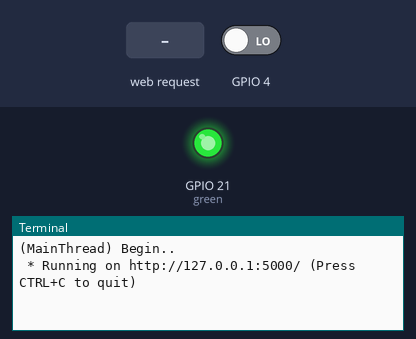
A program run on a simulated Raspberry Pi (BCM pin numbers). Shown: output pins drawn as LEDs (lit = HIGH), the last lines printed to the terminal. The test bench sets the inputs (shaded band); at power-on: GPIO 4 LOW. The clock reads 2024-03-15 10:24:30 at power-on unless the program sets it; a web server runs the application.

Above: at 1.2 s.
1.3 s: GPIO 4 driven HIGH
At 2.5 s:
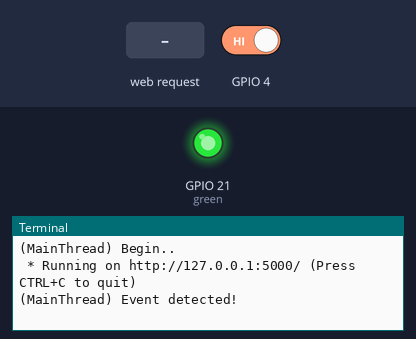
2.8 s: HTTP request for / received
At 3.9 s:
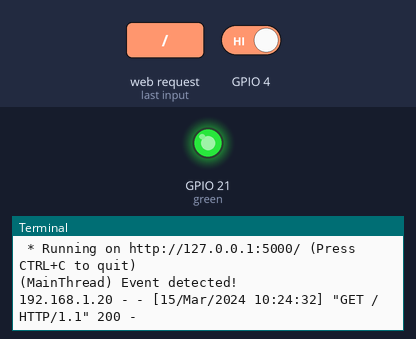

Measured:
- after the input at 1.3 s, the terminal: prints a new line at once (image 1)
- after the input at 2.8 s, the terminal: prints a new line at once (image 2)

The program:

web_app.py
```python
"""Web server for BarkApp.

Detect and log the timestamp of each bark. Serve a webserver to display the
bark events.

"""
from flask import Flask
from flask import jsonify
from flask import send_file


try:
    import sensors
except RuntimeError:
    import fake_sensors as sensors


app = Flask(__name__, static_url_path='', static_folder='./ionic/www')
sensors.start()


@app.route("/")
def index():
    """Serve index.html file."""
    return send_file("./ionic/www/index.html")


@app.route("/api/barks")
def barks():
    """List the alert timestamps."""
    alerts = []
    for alert in sensors.get_alerts():
        alerts.append(alert.isoformat())
    return jsonify(alerts)

@app.route("/api/barks/last")
def last_bark():
    """Get the timestamp of the last bark."""
    return jsonify(max(sensors.get_alerts()))
```

sensors.py
```python
"""Raspberry Pi sensors app for detecting sound events.
"""
import atexit
import datetime
import logging
import signal

import RPi.GPIO as GPIO

from led import LED
from sound_sensor import SoundSensor

LOG_LEVEL = logging.INFO

GPIO.setmode(GPIO.BCM)

LED_PIN = 21
SOUND_SENSOR_PIN = 4

ALERTS = []

logging.basicConfig(level=LOG_LEVEL,
                    format='(%(threadName)-10s) %(message)s')


def add_alert(_):
    """Add the current timestamp to the list of alerts."""
    ALERTS.append(datetime.datetime.now())


def get_alerts():
    """Return the list of alerts."""
    return ALERTS


@atexit.register
def cleanup():
    """Reset the active gpio signals."""
    GPIO.cleanup()
    logging.info('Sensor cleanup...')


def start():
    """Initialize sensors and start app."""
    sound = SoundSensor(SOUND_SENSOR_PIN)
    sound.detect = add_alert
    green = LED(LED_PIN)

    logging.info('Begin..')
    green.on()


if __name__ == '__main__':
    start()
    signal.pause()
```

led.py
```python
"""Library code for controlling an LED.
"""
import RPi.GPIO as GPIO


GPIO.setmode(GPIO.BCM)


class LED(object):
    """Class for LED functionality.

    Args:
        pin (int): The gpio pin number

    """
    def __init__(self, pin):
        self.pin = pin
        GPIO.setup(self.pin, GPIO.OUT)

    def on(self):
        """Turn the LED on."""
        GPIO.output(self.pin, GPIO.HIGH)

    def off(self):
        """Turn the LED off."""
        GPIO.output(self.pin, GPIO.LOW)
```

sound_sensor.py
```python
"""Library code for sound sensor module.

Detect a sound above a threshold set on the device and trigger a callback
function.

http://a.co/9BRmagD

Example usage:

    import signal
    from sound_sensor import SoundSensor

    # Define a callback function
    def add_alert(pin):
        print "Sount detected!"

    # Create and configure an instance of the sound sensor
    sound = SoundSensor(4)
    sound.detect = add_alert

    # Sleep until a signal is received
    signal.pause()

"""
import logging
import RPi.GPIO as GPIO

logging.basicConfig(level=logging.INFO,
                    format='(%(threadName)-10s) %(message)s')

GPIO.setmode(GPIO.BCM)


class SoundSensor(object):
    """Sound sensor module collection of common functionality.

    Detect a sound above a threshold set on the device and trigger a callback
    function.

    Args:
        pin (int): The gpio pin number
        debounce (int): delay between readings in ms

    """
    def __init__(self, pin, debounce=1000):
        self.debounce = debounce
        self.pin = pin

        # Callback method to override
        self.detect = lambda pin: None

        GPIO.setup(self.pin, GPIO.IN)
        GPIO.add_event_detect(self.pin, GPIO.RISING, self._detect,
                              bouncetime=self.debounce)

    def _detect(self, pin):
        logging.info("Event detected!")
        self.detect(pin)
```
